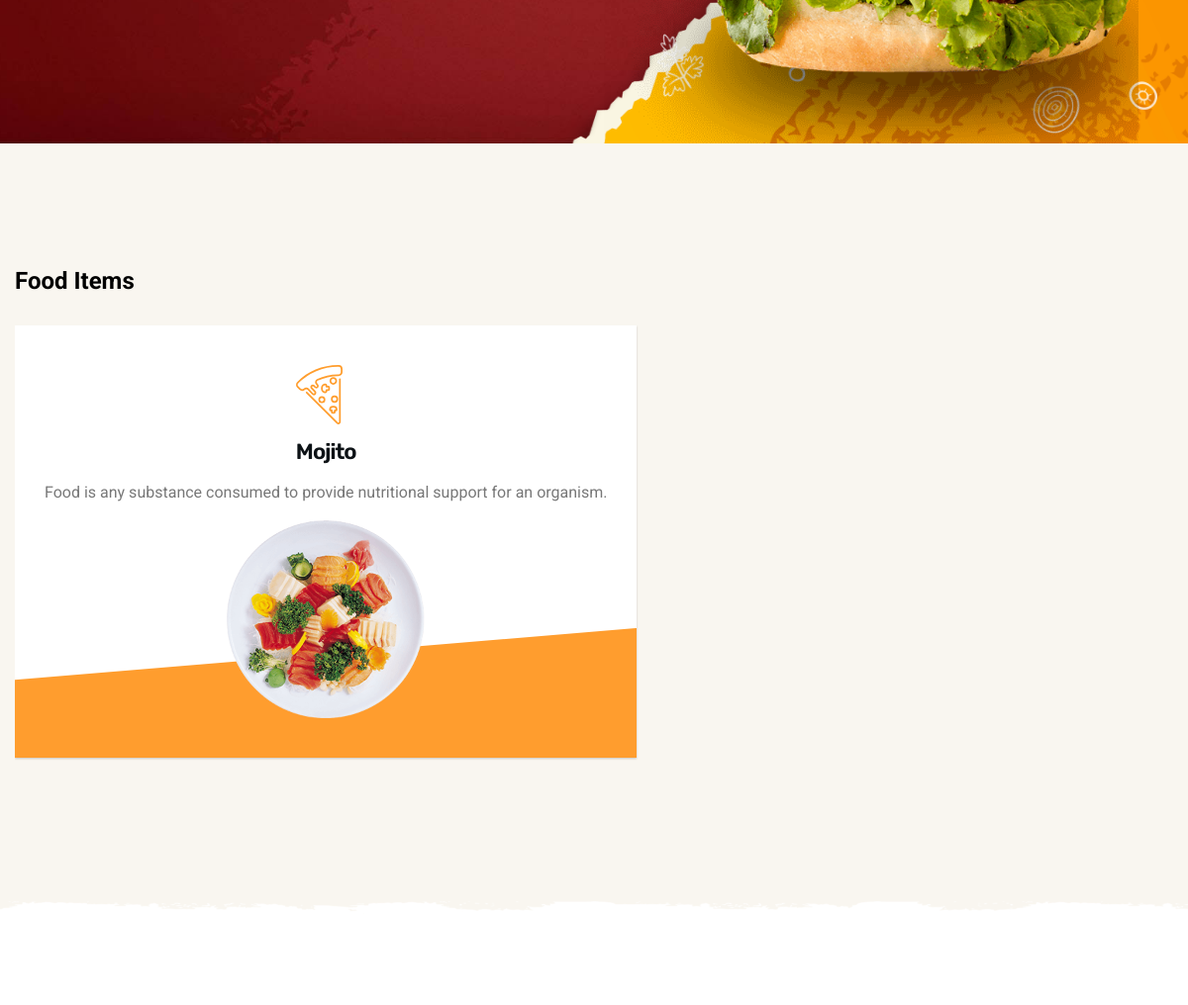
/home/ (middle part), run on an earlier commit of the app's database.
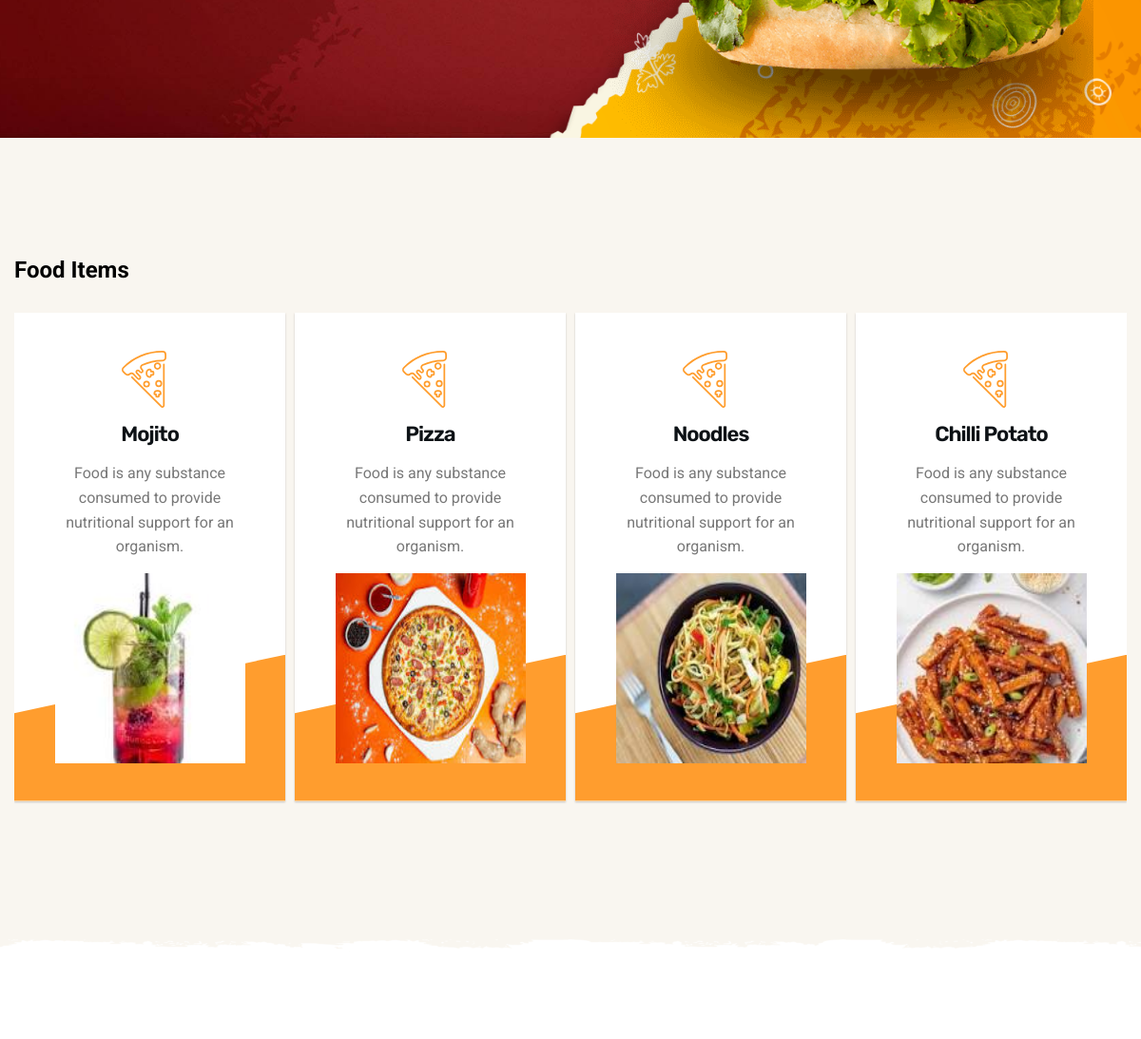
And on a later commit of the database.
### Home_App/models.py (models this page shows)
class food_table(models.Model):
    food_id = models.AutoField(primary_key=True)
    food_title = models.CharField(max_length=30)
    description = models.CharField(max_length=50)
    price = models.IntegerField()
    img_name = models.CharField(max_length=20)
    category_id = models.ForeignKey(category_table,on_delete=models.CASCADE)
    feature = models.CharField(max_length=20)

### Home_App/views.py (the view)
# urls.py: path('home/',hv.index, name='home'),
def index(request):
    food_items = food_table.objects.all()
    index_categories_all(request,'all')
    if request.user.is_authenticated:
        fname = request.user.first_name
        return render(request, 'index.html', { 'fname': fname},{'food_items':food_items})
    else:
        return render(request, 'index.html',{'food_items':food_items})

### Home_App/views.py (called while the page is built)
def index_categories_all(request,selected_category):
    food_items = food_table.objects.all()
    user = request.user if request.user.is_authenticated else None
    return render(request,'index.html',{'food_items_category_wise':food_items, 'selected_category': selected_category, 'user':user})

### Template/index.html (shortened to what this page needs)
<!DOCTYPE html>
<html lang="en">
{% load static %}
<head>
  <link rel="stylesheet" href="{% static 'css/style.css' %} ">
</head>
<body id="top">
  <main>
    <article>
      <section class="hero" id="home">
        <div class="container">
          <figure class="hero-banner">
            <img src="{% static 'images/hero-banner.png' %}" width="700" height="637" loading="lazy" alt="Burger"
              class="w-100 hero-img">
          </figure>
        </div>
      </section>
      <section class="section section-divider white promo">
        <div class="container">
          <h2 class="heading-category" style="color: black;">Food Items</h2><br>
          <ul class="promo-list has-scrollbar">
            {% for food_item in food_items %}
            <li class="promo-item">
              <div class="promo-card">
                <div class="card-icon">
                </div>
                <h3 class="h3 card-title">{{ food_item.food_title }}</h3>
                <p class="card-text">
                  Food is any substance consumed to provide nutritional support for an organism.
                </p>
                <center>
                  <img src=" {% static 'images/' %}{{ food_item.img_name }}" alt="{{ food_item.food_title }}"
                    class="fixed-size-image" loading="lazy">
                </center>
              </div>
            </li>
            {% endfor %}
          </ul>
        </div>
      </section>
      <section class="section section-divider gray about" id="about">
      </section>
       <br><br><br><br><br><br><br><br>
    </article>
  </main>
</body>
</html>

What changed in the data, as far as the page shows it:
changed food_table "Mojito": img_name: a different picture
added food_table: food_title "Pizza", img_name (picture)
added food_table: food_title "Noodles", img_name (picture)
added food_table: food_title "Chilli Potato", img_name (picture)
